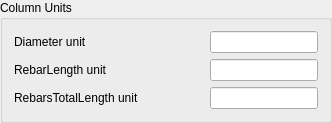
        <widget class="QGroupBox" name="columnUnits">
         <property name="title">
          <string>Column Units</string>
         </property>
         <layout class="QVBoxLayout" name="verticalLayout_2">
          <item>
           <layout class="QHBoxLayout" name="horizontalLayout_7">
            <item>
             <widget class="QLabel" name="diameterUnitLabel">
              <property name="minimumSize">
               <size>
                <width>190</width>
                <height>0</height>
               </size>
              </property>
              <property name="text">
               <string>Diameter unit</string>
              </property>
             </widget>
            </item>
            <item>
             <widget class="Gui::PrefLineEdit" name="diameterUnit">
              <property name="prefEntry" stdset="0">
               <cstring>Diameter</cstring>
              </property>
              <property name="prefPath" stdset="0">
               <cstring>Mod/RebarTools/BOM/ColumnUnits</cstring>
              </property>
             </widget>
            </item>
           </layout>
          </item>
          <item>
           <layout class="QHBoxLayout" name="horizontalLayout_8">
            <item>
             <widget class="QLabel" name="rebarLengthUnitLabel">
              <property name="minimumSize">
               <size>
                <width>190</width>
                <height>0</height>
               </size>
              </property>
              <property name="text">
               <string>RebarLength unit</string>
              </property>
             </widget>
            </item>
            <item>
             <widget class="Gui::PrefLineEdit" name="rebarLengthUnit">
              <property name="prefEntry" stdset="0">
               <cstring>RebarLength</cstring>
              </property>
              <property name="prefPath" stdset="0">
               <cstring>Mod/RebarTools/BOM/ColumnUnits</cstring>
              </property>
             </widget>
            </item>
           </layout>
          </item>
          <item>
           <layout class="QHBoxLayout" name="horizontalLayout_9">
            <item>
             <widget class="QLabel" name="rebarTotalLengthUnitLabel">
              <property name="minimumSize">
               <size>
                <width>190</width>
                <height>0</height>
               </size>
              </property>
              <property name="text">
               <string>RebarsTotalLength unit</string>
              </property>
             </widget>
            </item>
            <item>
             <widget class="Gui::PrefLineEdit" name="rebarTotalLengthUnit">
              <property name="prefEntry" stdset="0">
               <cstring>RebarsTotalLength</cstring>
              </property>
              <property name="prefPath" stdset="0">
               <cstring>Mod/RebarTools/BOM/ColumnUnits</cstring>
              </property>
             </widget>
            </item>
           </layout>
          </item>
         </layout>
        </widget>
